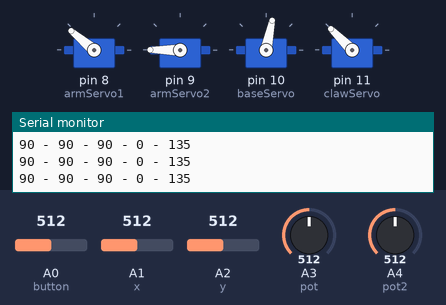
Simulated run of this sketch. Board: Arduino Uno, built with avr-gcc and run on an emulated ATmega328P. Parts: 4 × servo, the last lines printed to the serial monitor. The inputs (shaded band) are chosen by the test bench; at power-on: A1 (x) = 512, A2 (y) = 512, A4 (pot2) = 512, A3 (pot) = 512, A0 (button) = 512.

Above: at 1.2 s.
1.3 s: A1 (x) set to 533
4.3 s: A1 (x) set to 556
At 7.1 s:
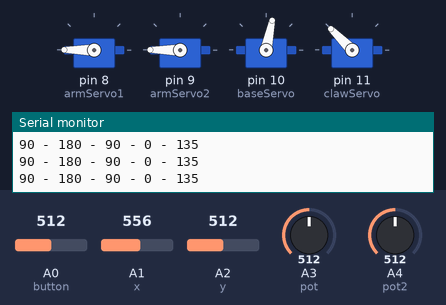
7.3 s: A2 (y) set to 487
10.3 s: A2 (y) set to 460
At 10.48 s:
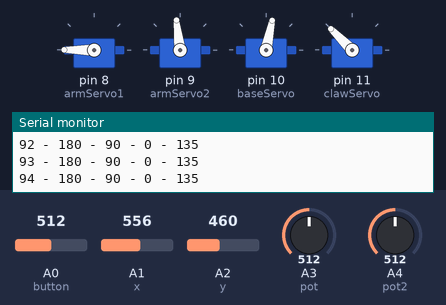
13.3 s: A4 (pot2) set to 716
At 13.9 s:
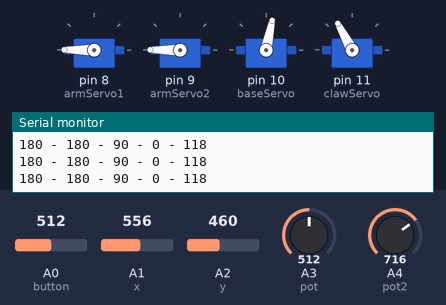
14.8 s: A3 (pot) set to 716
At 15.8 s:
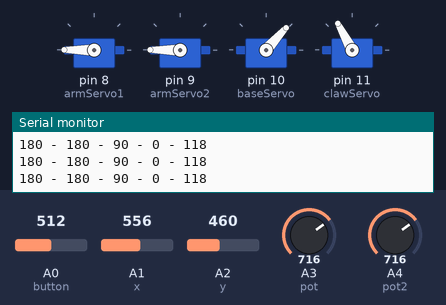
Timing chart, 0 to 17.3 s (numbered marks = the images above; inputs shaded):
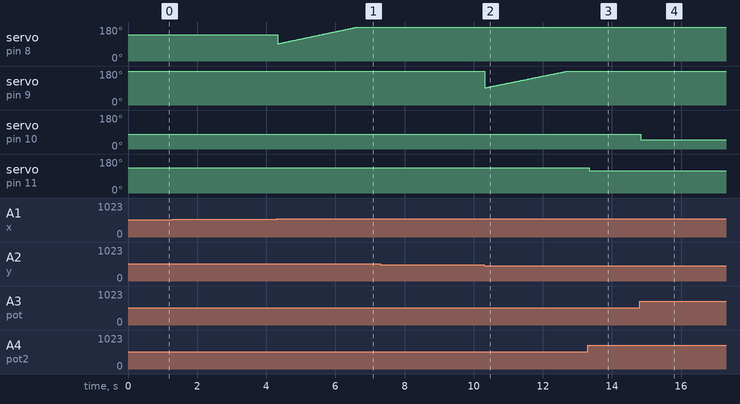

The sketch:

RobotArm.ino
```cpp
#include <Servo.h>

Servo armServo1, armServo2, baseServo, clawServo;
int button = A0;
int x = A1;
int y = A2;
int pot = A3;
int pot2 = A4;

int xposition = 90;
int yposition = 90;
int basePosition = 90;
int clawValue = 90;
int direction = 1;
bool clawClosing = true;
bool holding = false;


void setup() {
  // put your setup code here, to run once:
  Serial.begin(9600);
  armServo1.attach(8);
  armServo1.write(140);
  armServo2.attach(9);
  armServo2.write(180);
  baseServo.attach(10);
  baseServo.write(90);


  clawServo.attach(11);
  clawServo.write(90);
}


void loop() {
  int xval = analogRead(x);
  int yval = analogRead(y);
  int potVal = analogRead(pot);
  int button = analogRead(button);
  int potVal2 = analogRead(pot2);

  xval = map(xval, 0, 1023, 0, 180); // scale it to use it with the servo (value between 0 and 180)
  yval = map(yval, 0, 1023, 180, 0);
  potVal = map(potVal, 0, 1023, 160, 0);
  potVal -= potVal % 3;
  potVal2 = map(potVal2, 0, 1023, 180, 90);

  Serial.print(yposition);
  Serial.print(" - ");
  Serial.print(xposition);
  Serial.print(" - ");
  Serial.print(clawValue);
  Serial.print(" - ");
  Serial.print(holding);
  Serial.print(" - ");
  Serial.print(potVal2);
  Serial.println("");

  if(xval >= 85 && xval <= 95){
    xval = 90;
  }
  if(yval >= 85 && yval <= 95){
    yval = 90;
  }
  ///////////////////////

  if(xval > 90 && xposition < 180 && xval > yval && xval > 180 - yval){
    armServo1.write(xposition+=1);
  }
  else if(xval < 90 && xposition > 0 && xval < yval && xval < 180 - yval){
   armServo1.write(xposition-=1);
  }

  ///////////////////////

  if(yval > 90 && yposition < 180 && yval > xval && yval > 180 - xval){
    armServo2.write(yposition+=1);
  }
  else if(yval < 90 && yposition > 0 && yval < xval && yval < 180 - xval){
    armServo2.write(yposition-=1);
  }
  ///////////////////////

  baseServo.write(potVal);
  clawServo.write(potVal2);
  delay(10);
}
```

Measured:
- the behaviour switches between 545 and 546 on A1 (x) (found by bisection; images 0 and 1)
- the behaviour switches between 472 and 471 on A2 (y) (found by bisection; images 1 and 2)
- after the input at 13.3 s, servo on pin 11 (clawServo): 135° → 118° at once
- after the input at 14.8 s, servo on pin 10 (baseServo): 78° → 48° at once
